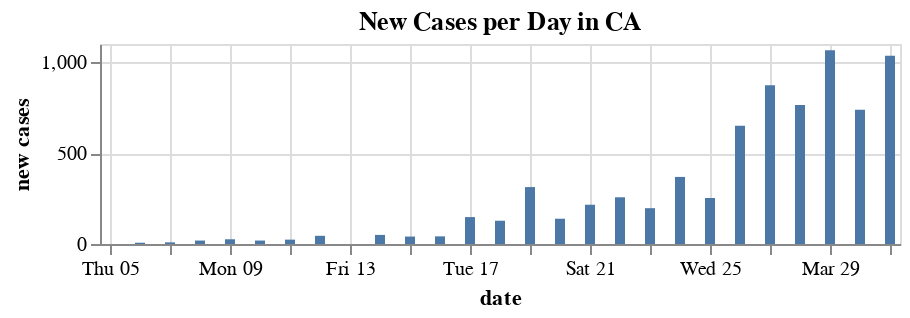

The code cell stored with this chart in its notebook:
### Code cell
alt.Chart(data, height=100).mark_bar().encode(
    x='date',
    y='new cases'
).properties(
    title='New Cases per Day in ' + state
)

### Figure 1 — Vega-Lite specification as saved in the notebook (floating-point values rounded to 4 significant figures)
{"$schema": "https://vega.github.io/schema/vega-lite/v3.4.0.json", "config": {"mark": {"tooltip": null}, "view": {"height": 300, "width": 400}}, "data": {"name": "data-af4095a713b2e0326786545e11578f2a"}, "datasets": {"data-af4095a713b2e0326786545e11578f2a": [{"date": "2020-03-04T00:00:00", "negative": 462, "new cases": null, "positive": 53}, {"date": "2020-03-05T00:00:00", "negative": 462, "new cases": 0, "positive": 53}, {"date": "2020-03-06T00:00:00", "negative": 462, "new cases": 7, "positive": 60}, {"date": "2020-03-07T00:00:00", "negative": 462, "new cases": 9, "positive": 69}, {"date": "2020-03-08T00:00:00", "negative": 462, "new cases": 19, "positive": 88}, {"date": "2020-03-09T00:00:00", "negative": 690, "new cases": 26, "positive": 114}, {"date": "2020-03-10T00:00:00", "negative": 690, "new cases": 19, "positive": 133}, {"date": "2020-03-11T00:00:00", "negative": 916, "new cases": 24, "positive": 157}, {"date": "2020-03-12T00:00:00", "negative": 916, "new cases": 45, "positive": 202}, {"date": "2020-03-13T00:00:00", "negative": 916, "new cases": 0, "positive": 202}, {"date": "2020-03-14T00:00:00", "negative": 916, "new cases": 50, "positive": 252}, {"date": "2020-03-15T00:00:00", "negative": 916, "new cases": 41, "positive": 293}, {"date": "2020-03-16T00:00:00", "negative": 7981, "new cases": 42, "positive": 335}, {"date": "2020-03-17T00:00:00", "negative": 7981, "new cases": 148, "positive": 483}, {"date": "2020-03-18T00:00:00", "negative": 7981, "new cases": 128, "positive": 611}, {"date": "2020-03-19T00:00:00", "negative": 8787, "new cases": 313, "positive": 924}, {"date": "2020-03-20T00:00:00", "negative": 10424, "new cases": 139, "positive": 1063}, {"date": "2020-03-21T00:00:00", "negative": 11249, "new cases": 216, "positive": 1279}, {"date": "2020-03-22T00:00:00", "negative": 11304, "new cases": 257, "positive": 1536}, {"date": "2020-03-23T00:00:00", "negative": 12567, "new cases": 197, "positive": 1733}, {"date": "2020-03-24T00:00:00", "negative": 13452, "new cases": 369, "positive": 2102}, {"date": "2020-03-25T00:00:00", "negative": 15921, "new cases": 253, "positive": 2355}, {"date": "2020-03-26T00:00:00", "negative": 17380, "new cases": 651, "positive": 3006}, {"date": "2020-03-27T00:00:00", "negative": 17380, "new cases": 873, "positive": 3879}, {"date": "2020-03-28T00:00:00", "negative": 20549, "new cases": 764, "positive": 4643}, {"date": "2020-03-29T00:00:00", "negative": 20549, "new cases": 1065, "positive": 5708}, {"date": "2020-03-30T00:00:00", "negative": 20549, "new cases": 739, "positive": 6447}, {"date": "2020-03-31T00:00:00", "negative": 21772, "new cases": 1035, "positive": 7482}]}, "encoding": {"x": {"field": "date", "type": "temporal"}, "y": {"field": "new cases", "type": "quantitative"}}, "height": 100, "mark": "bar", "title": "New Cases per Day in CA"}
